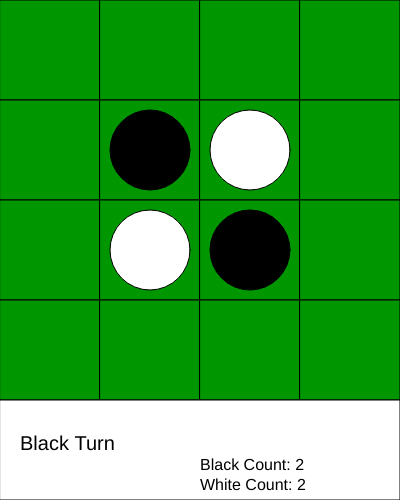
Frame 1 (no input)
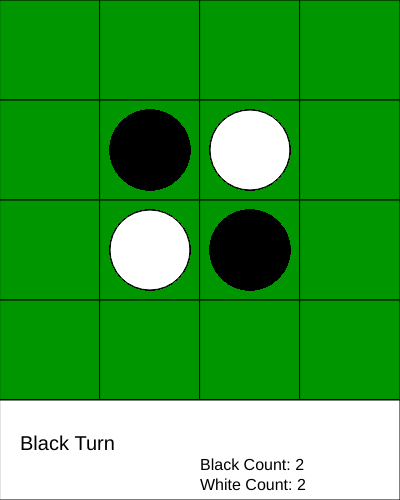
Frame 60 (no input)
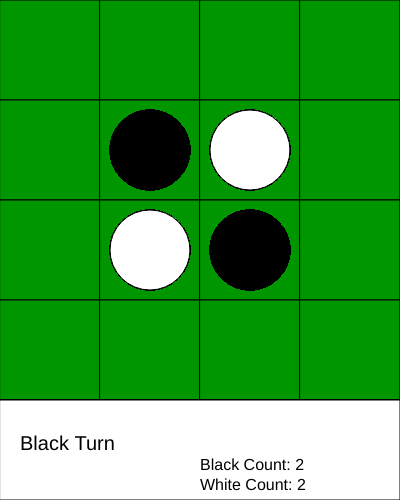
Frame 120 (the mouse pressed at the canvas centre since frame 60)

The p5.js sketch that drew these frames (run headless with seeded random() and noise() and a simulated clock; from frame 60 on, the mouse is pressed at the canvas centre):

// p5.js sketch
// ── sketch.js
let rows = 4;
let cols = 4;
let board = [];
let currentPlayer = 1; // 1 for black, -1 for white
let width = 400;
let height = 400;
let w = width / cols;
let h = height / rows;
let player1Count = 2; // Starting count for player 1
let player2Count = 2; // Starting count for player 2

function setup() {
  createCanvas(width, height + h);
  background(255);
  initializeBoard();
}

function draw() {  
  drawBoard();
  displayPlayerTurn();
  displayStoneCount();

  // Check if the game is over
  if (player1Count + player2Count === rows * cols || noTurnPossible()) {
    gameOver();
  }
}

function gameOver() {
  // Game over
  noLoop();
  let txt = "Draw!";
  if (player1Count !== player2Count) {
    let winner = player1Count > player2Count ? "Black" : "White";
    txt = winner + " wins!";
  }
  fill(0);
  textSize(40);
  text(txt, width / 2 - 80, height / 2);
}

function initializeBoard() {
  for (let i = 0; i < rows; i++) {
    board[i] = [];
    for (let j = 0; j < cols; j++) {
      board[i][j] = 0;
    }
  }

  // Initial setup for Reversi
  col_mid = cols/2;
  row_mid = rows/2;
  board[row_mid-1][col_mid-1] = board[row_mid][col_mid] = 1;
  board[row_mid-1][col_mid] = board[row_mid][col_mid-1] = -1;
  
  
  for (let i = 0; i < rows; i++) {
    for (let j = 0; j < cols; j++) {
      let x = j * w;
      let y = i * h;
        fill(0, 150, 0); // Green color for empty squares
        rect(x, y, w, h);
    }
  }
}

function drawBoard() {

  for (let i = 0; i < rows; i++) {
    for (let j = 0; j < cols; j++) {
      let x = j * w;
      let y = i * h;

      if (board[i][j] === 1) {
        fill(0); // Black color for player 1

      } else {
        fill(255); // White color for player -1
      }

      if (board[i][j] !== 0) {
        ellipse(x + w / 2, y + h / 2, w * 0.8, h * 0.8);
      }
    }
  }
}

function mousePressed() {
  let i = floor(mouseY / (height / rows));
  let j = floor(mouseX / (width / cols));

  if (isValidMove(i, j)) {
    makeMove(i, j);
    currentPlayer *= -1;
    updateStoneCount();
  }
}

function isValidMove(row, col) {
  if (board[row][col] !== 0) {
    return false; // Square is not empty
  }

  // Check if there is at least one opponent piece in any direction
  let validMove = false;

  for (let i = -1; i <= 1; i++) {
    for (let j = -1; j <= 1; j++) {
      if (i === 0 && j === 0) continue; // Skip the current position

      let r = row + i;
      let c = col + j;
      let flips = 0;

      while (r >= 0 && r < rows && c >= 0 && c < cols && board[r][c] === -currentPlayer) {
        r += i;
        c += j;
        flips++;
      }

      if (r >= 0 && r < rows && c >= 0 && c < cols && board[r][c] === currentPlayer && flips > 0) {
        validMove = true;
        break; // Found at least one valid direction
      }
    }
    if (validMove) break; // Break from the outer loop if a valid move is found
  }

  return validMove;
}


function makeMove(row, col) {
  board[row][col] = currentPlayer;

  // Flip opponent pieces in all valid directions
  for (let i = -1; i <= 1; i++) {
    for (let j = -1; j <= 1; j++) {
      if (i === 0 && j === 0) continue; // Skip the current position

      let r = row + i;
      let c = col + j;
      let flip = [];

      while (r >= 0 && r < rows && c >= 0 && c < cols && board[r][c] === -currentPlayer) {
        flip.push({ row: r, col: c });
        r += i;
        c += j;
      }

      if (r >= 0 && r < rows && c >= 0 && c < cols && board[r][c] === currentPlayer) {
        // Flip opponent pieces
        for (let square of flip) {
          board[square.row][square.col] = currentPlayer;
        }
      }
    }
  }
}

function displayPlayerTurn() {
  textSize(20);
  fill(255);
  rect(0, height, width, h);

  let playerTurnText = currentPlayer === 1 ? "Black Turn" : "White Turn";
  fill(0);
  text(playerTurnText, 20, height + h/2);
}

function displayStoneCount() {
  textSize(16);
  fill(0);

  let player1Text = "Black Count: " + player1Count;
  let player2Text = "White Count: " + player2Count;

  text(player1Text, width / 2, height + h - 30);
  text(player2Text, width / 2, height + h - 10);
}

function updateStoneCount() {
  player1Count = 0;
  player2Count = 0;

  for (let i = 0; i < rows; i++) {
    for (let j = 0; j < cols; j++) {
      if (board[i][j] === 1) {
        player1Count++;
      } else if (board[i][j] === -1) {
        player2Count++;
      }
    }
  }
}

// check if not turn is possible
function noTurnPossible() {
  let turnPossible = false;
  for (let i = 0; i < rows; i++) {
    for (let j = 0; j < cols; j++){
      if (isValidMove(i, j)) {
        turnPossible = true;
        break;
      }
    }
    if (turnPossible) break;
  }
  return !turnPossible;
}
